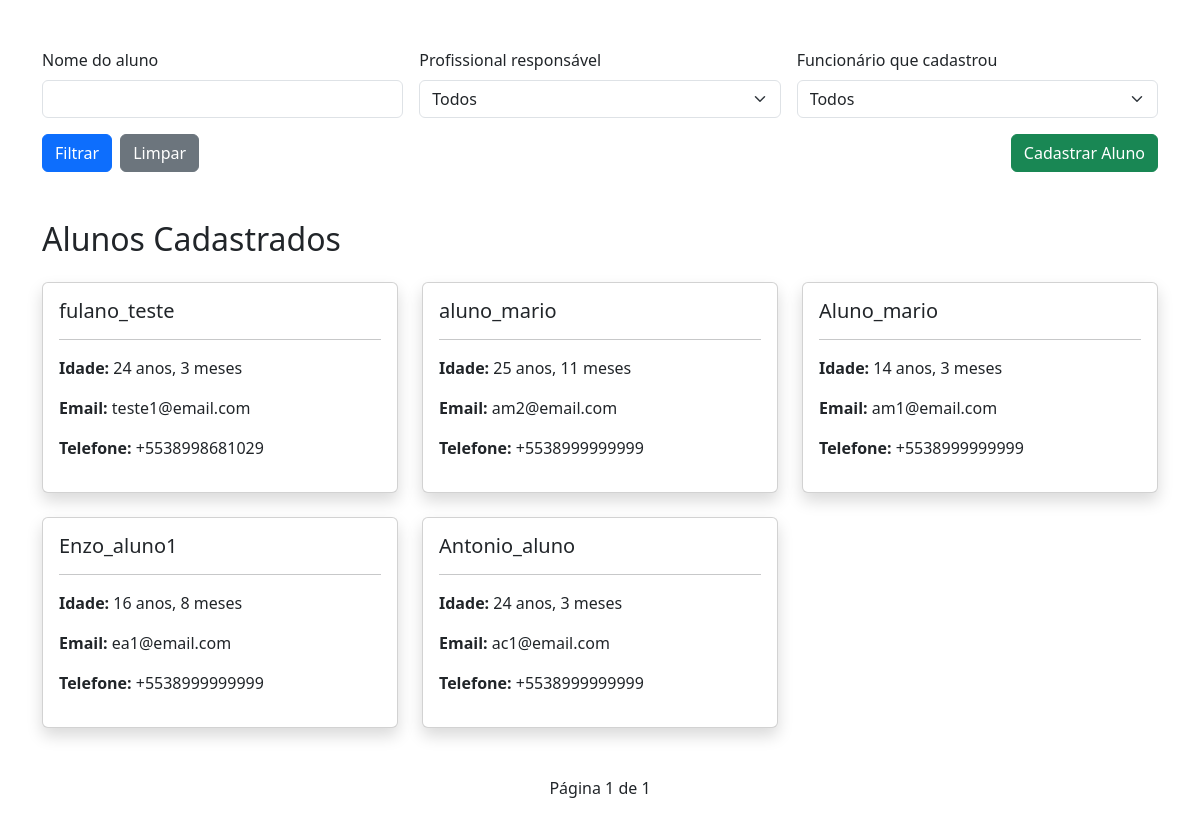
Before: /dashboard/ (signed in) with the older database file.
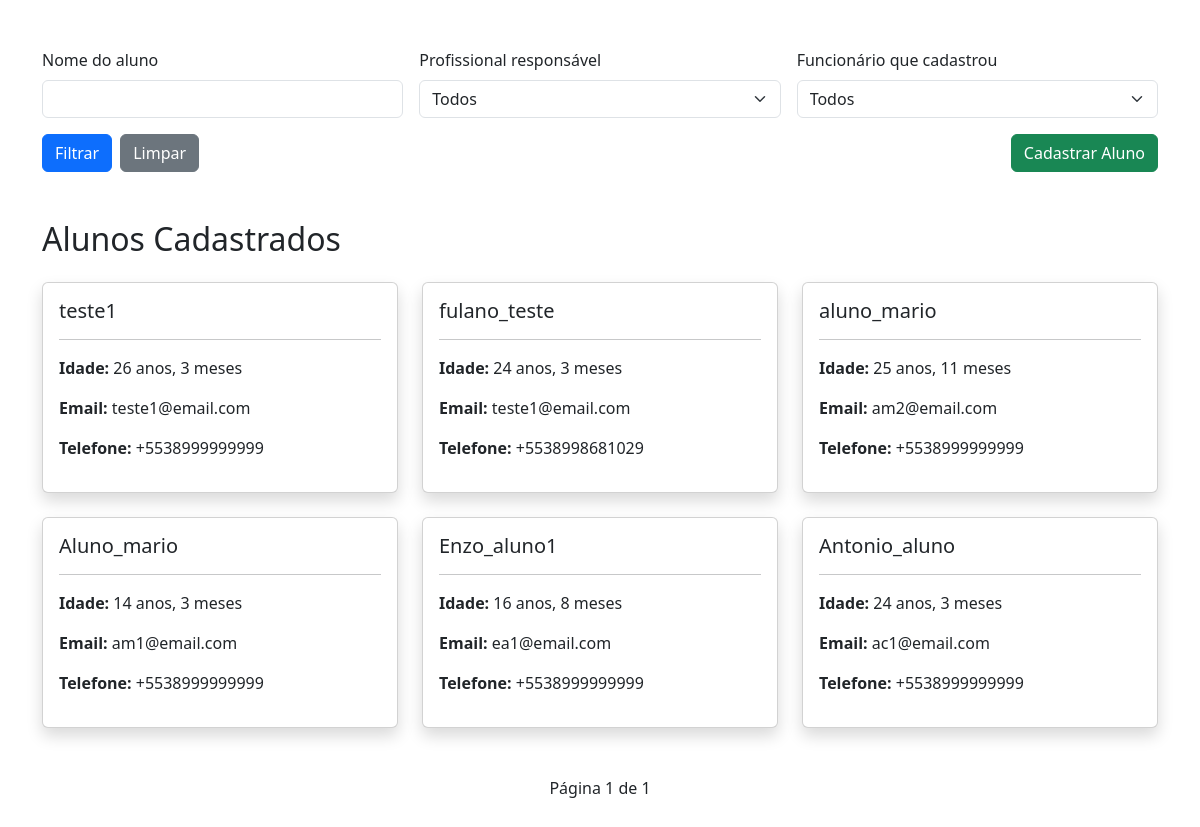
After: the same page with the newer database file.
### dashboard/models.py (models this page shows)
class Aluno(models.Model):
    nome = models.CharField(max_length=200)
    email = models.EmailField()
    nome_responsavel = models.CharField(100)
    telefone = models.CharField(100, null=True)
    telefone_responsavel = models.CharField(100)
    data_nascimento = models.DateTimeField()
    profissional_ref = models.ForeignKey(Pessoa, on_delete=models.DO_NOTHING, null=True)
    turno_estuda = models.ForeignKey(TurnoEstuda, on_delete=models.DO_NOTHING, null=True)
    aprendizagem = models.ForeignKey(Aprendizagem, on_delete=models.DO_NOTHING, null=True)
    escolaridade = models.ForeignKey(Escolaridade, on_delete=models.DO_NOTHING, null=True)
    entidade = models.ForeignKey(Entidade, on_delete=models.DO_NOTHING, null=True)
    curso = models.ForeignKey(Curso, on_delete=models.DO_NOTHING, null=True)
    turno_vaga = models.ForeignKey(TurnoVaga, on_delete=models.DO_NOTHING, null=True)
    tipo_formacao = models.ForeignKey(TipoFormacao, on_delete=models.DO_NOTHING, null=True)
    cadastrado_por = models.ForeignKey(Pessoa,on_delete=models.DO_NOTHING,related_name='alunos_cadastrados', null=True
    )

### dashboard/views.py (the view, shortened to what this page needs)
# urls.py: path('', views.dashboard, name='dashboard'),
def dashboard(request):
    pessoa_id = request.session.get('pessoa_id')
    usuario = Pessoa.objects.get(id=pessoa_id)
    eh_professor = usuario.cargo.filter(
        nome='Professor').exists()
    eh_admin = usuario.cargo.filter(
        nome__in=[
        'Coordenador',
        'Diretor de centro de unidade de internação',
        'Diretor de unidade de acolhimento']).exists()
    if eh_professor and not eh_admin:
        lista_alunos = Aluno.objects.filter(
            cadastrado_por=usuario
        ).order_by('-id')
    else:
        lista_alunos = Aluno.objects.all().order_by('-id')
    nome = request.GET.get('nome')
    profissional = request.GET.get('profissional')
    cadastrado_por = request.GET.get('cadastrado_por')
    if nome:
            lista_alunos = lista_alunos.filter(
                nome__icontains=nome
        )
    if profissional:
        lista_alunos = lista_alunos.filter(
        profissional_ref__id=profissional
    )
    if eh_admin and cadastrado_por:
        lista_alunos = lista_alunos.filter(
            cadastrado_por__id=cadastrado_por
        )
    paginator = Paginator(lista_alunos, 6)
    page = request.GET.get('page')
    alunos = paginator.get_page(page)
    pessoas = []
    for pessoa in Pessoa.objects.all():
        cargos = list(
            pessoa.cargo.values_list(
                'nome',
                flat=True
            )
        )
        if cargos == ['Professor']:
            continue
        pessoas.append(pessoa)
    todas_pessoas = Pessoa.objects.all()
    turnos_estuda = TurnoEstuda.objects.all()
    turno_vaga = TurnoVaga.objects.all()
    aprendizagem = Aprendizagem.objects.all()
    escolaridade = Escolaridade.objects.all()
    entidade = Entidade.objects.all()
    curso = Curso.objects.all()
    tipo_formacao = TipoFormacao.objects.all()
    return render(
        request,
        'dashboard/dashboard.html',
        {
            'pessoas': pessoas,
            'alunos': alunos,
            'turnos_estuda': turnos_estuda,
            'turno_vaga': turno_vaga,
            'aprendizagem': aprendizagem,
            'escolaridade': escolaridade,
            'entidade': entidade,
            'curso': curso,
            'tipo_formacao': tipo_formacao,
            'eh_admin': eh_admin,
            'todas_pessoas': todas_pessoas
        }
    )

### dashboard/templates/dashboard/dashboard.html (shortened to what this page needs)
{% extends 'base.html' %}
{% block 'content' %}
<div class="container mt-5">
    <form method="GET" class="row g-3">
        <div class="col-md-4">
            <label class="form-label">
                Nome do aluno
            </label>
            <input type="text"
                   name="nome"
                   class="form-control"
                   value="{{ request.GET.nome }}">
        </div>
        <div class="col-md-4">
            <label class="form-label">
                Profissional responsável
            </label>
            <select name="profissional"
                    class="form-select">
                <option value="">
                    Todos
                </option>
            </select>
        </div>
        {% if eh_admin %}
        <div class="col-md-4">
            <label class="form-label">
                Funcionário que cadastrou
            </label>
            <select name="cadastrado_por"
                    class="form-select">
                <option value="">
                    Todos
                </option>
            </select>
        </div>
        {% endif %}
        <div class="col-12 d-flex justify-content-between align-items-end">
            <div class="d-flex gap-2">
                <button class="btn btn-primary">
                    Filtrar
                </button>
                <a href="{% url 'dashboard' %}"
                class="btn btn-secondary">
                    Limpar
                </a>
            </div>
            <div>
                <button type="button"
                        class="btn btn-success"
                        data-bs-toggle="modal"
                        data-bs-target="#modalAluno">
                    Cadastrar Aluno
                </button>
            </div>
        </div>
    </form>
</div>
<div class="container mt-5">
    <h2 class="mb-4">
        Alunos Cadastrados
    </h2>
    <div class="row">
        {% for aluno in alunos %}
            <div class="col-md-4 mb-4">
                <div class="card shadow h-100"
                     style="cursor:pointer;"
                     data-bs-toggle="modal"
                     data-bs-target="#modalAluno{{ aluno.id }}">
                    <div class="card-body">
                        <h5 class="card-title">
                            {{ aluno.nome }}
                        </h5>
                        <hr>
                        <p>
                            <strong>Idade:</strong>
                            {{ aluno.data_nascimento|timesince }}
                        </p>
                        <p>
                            <strong>Email:</strong>
                            {{ aluno.email }}
                        </p>
                        <p>
                            <strong>Telefone:</strong>
                            {{ aluno.telefone }}
                        </p>
                    </div>
                </div>
            </div>
        {% empty %}
            <p>
                Nenhum aluno cadastrado.
            </p>
        {% endfor %}
    </div>
    <div class="d-flex justify-content-center align-items-center gap-3 mt-4 mb-5">
        <span>
            Página {{ alunos.number }} de {{ alunos.paginator.num_pages }}
        </span>
    </div>
</div>
{% endblock %}

Changed rows visible on the page:
added Aluno: nome "teste1", data_nascimento "26 anos, 3 meses", email "teste1@email.com", telefone "+5538999999999"
